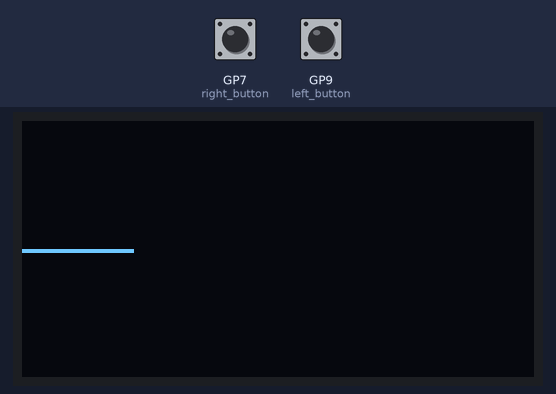
Bench run of a program on a simulated Raspberry Pi Pico running MicroPython. Parts: 128×64 one-colour display. Inputs (shaded band) come from the test bench; at power-on: GP7 (right_button) HIGH, GP9 (left_button) HIGH.

Above: at 1.2 s.
1.3 s: GP7 (right_button) pulled LOW for 0.15 s
At 1.72 s:
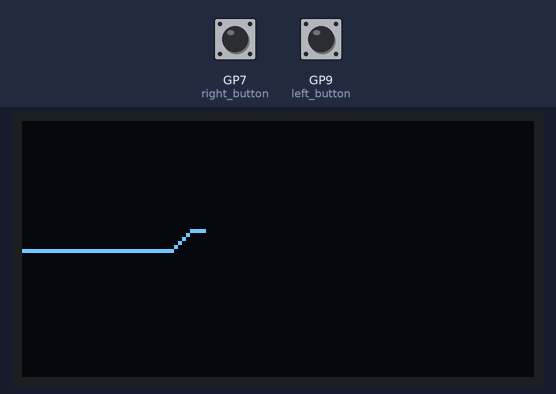
2.0 s: GP9 (left_button) pulled LOW for 0.15 s
At 2.33 s:
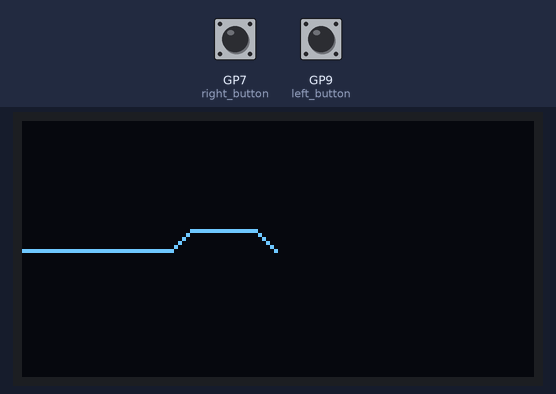
2.7 s: GP7 (right_button) pulled LOW for 1 s
At 2.94 s:
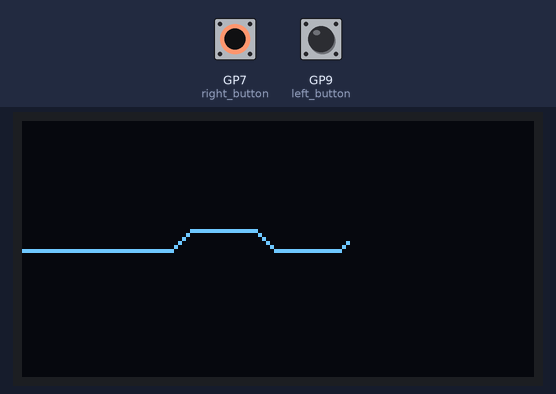
4.3 s: GP9 (left_button) pulled LOW for 1 s
At 6.4 s:
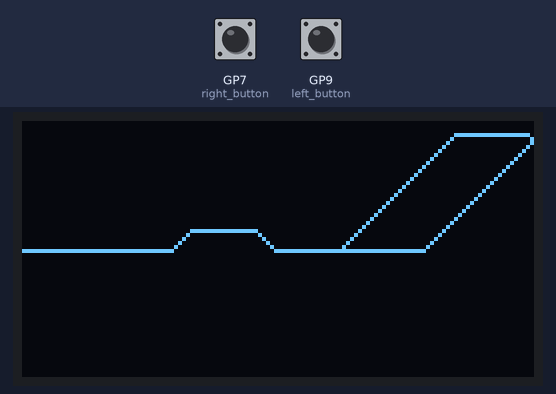
Timing chart, 0 to 6.9 s (numbered marks = the images above; inputs shaded):
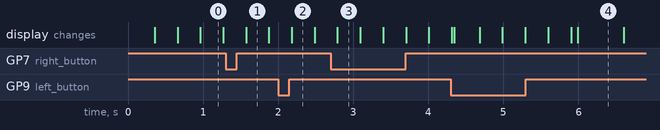

The program:

task1_3.py
```python
import micropython
import ssd1306
import time
import machine
from machine import Pin, I2C
from ssd1306 import SSD1306_I2C

SW0_PIN = 7
SW1_PIN = 8
SW2_PIN = 9

OLED_WIDTH = 128
OLED_HEIGHT = 64

i2c = I2C(1, scl=Pin(15), sda=Pin(14), freq=400000)
oled = SSD1306_I2C(OLED_WIDTH, OLED_HEIGHT, i2c)

right_button = machine.Pin(SW0_PIN, machine.Pin.IN, machine.Pin.PULL_UP)
left_button = machine.Pin(SW2_PIN, machine.Pin.IN, machine.Pin.PULL_UP)
reset_button = machine.Pin(SW1_PIN, machine.Pin.IN, machine.Pin.PULL_UP)

micropython.alloc_emergency_exception_buf(200)

going_right = True

X_COORD = 0
Y_COORD = 32


def go_right():
    global X_COORD, Y_COORD
    oled.pixel(X_COORD, Y_COORD, 1)
    oled.show()
    X_COORD += 1


def go_left():
    global X_COORD, Y_COORD
    oled.pixel(X_COORD, Y_COORD, 1)
    oled.show()
    X_COORD -= 1


while True:
    if going_right:
        go_right()
        if X_COORD >= OLED_WIDTH:
            going_right = False
    if not going_right:
        go_left()
        if X_COORD <= 0:
            going_right = True

    if not left_button.value():
        if Y_COORD < OLED_HEIGHT - 1:
            Y_COORD += 1
    elif not right_button.value():
        if not Y_COORD < 1:
            Y_COORD -= 1
    elif not reset_button.value():
        oled.fill(0)
        X_COORD = 0
        Y_COORD = 32
        going_right = True

    time.sleep(0.01)
```
